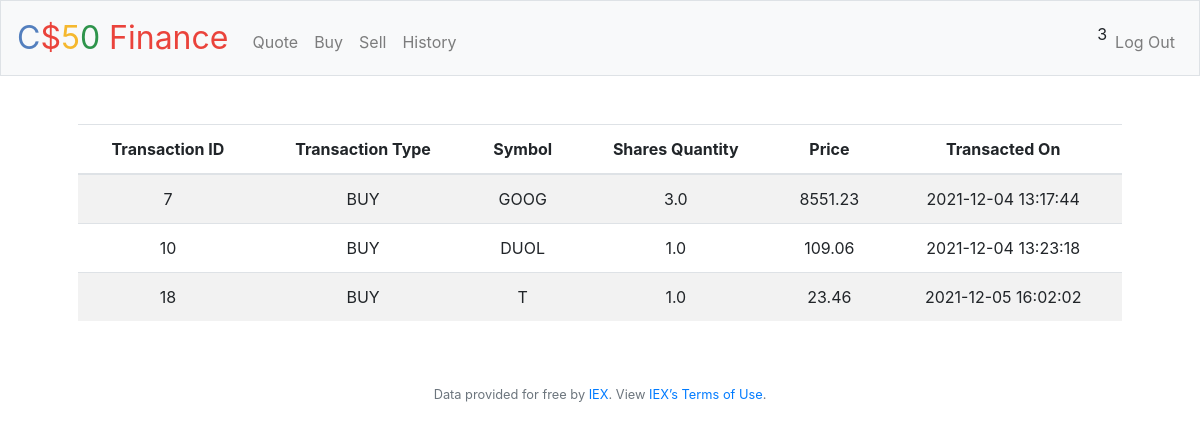
/history (signed in), run on an earlier commit of the app's database.
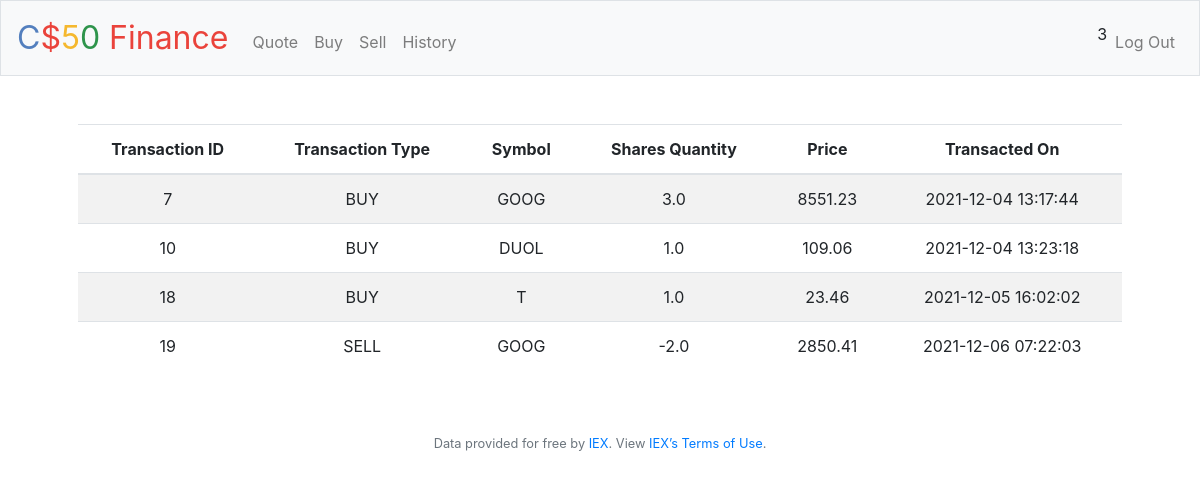
And on a later commit of the database.
### tables this page shows
CREATE TABLE transaction_details (
     transaction_id INTEGER,
     user_id INTEGER,
     asset_ticker TEXT NOT NULL,
     transaction_type TEXT CHECK( transaction_type IN ('BUY','SELL') ) NOT NULL,
     quantity REAL,
     price REAL,
     transaction_date DATETIME DEFAULT current_timestamp,
     PRIMARY KEY(transaction_id),
     FOREIGN KEY (user_id) REFERENCES users(id)
  );

### application.py (the view)
@app.route("/history")
@login_required
def history():
    rows = db.execute("SELECT * FROM transaction_details WHERE user_id=?", session["user_id"])
    return render_template("history.html", rows=rows)

### application.py (called while the page is built)
@app.after_request
def after_request(response):
    response.headers["Cache-Control"] = "no-cache, no-store, must-revalidate"
    response.headers["Expires"] = 0
    response.headers["Pragma"] = "no-cache"
    return response

### helpers.py (called while the page is built)
def login_required(f):
    @wraps(f)
    def decorated_function(*args, **kwargs):
        if session.get("user_id") is None:
            return redirect("/login")
        return f(*args, **kwargs)
    return decorated_function

### templates/history.html (shortened to what this page needs)
{% extends "layout.html" %}
{% block main %}
        <div>
            <table class="table table-striped">
              <thead>
                <tr>
                    <th scope="col">Transaction ID</th>
                    <th scope="col">Transaction Type</th>
                    <th scope="col">Symbol</th>
                    <th scope="col">Shares Quantity</th>
                    <th scope="col">Price</th>
                    <th scope="col">Transacted On</th>
                </tr>
              </thead>
              <tbody>
                {% for row in rows %}
                    <tr>
                        <td>{{row.transaction_id}}</td>
                        <td>{{row.transaction_type}}</td>
                        <td scope="row">{{row.asset_ticker}}</td>
                        <td>{{row.quantity}}</td>
                        <td>{{row.price}}</td>
                        <td>{{row.transaction_date}}</td>
                    </tr>
                {% endfor %}
              </tbody>
            </table>
        </div>
{% endblock %}

### templates/layout.html (shortened to what this page needs)
<!DOCTYPE html>
<html lang="en">
    <head>
        <link rel="stylesheet" href="https://cdn.jsdelivr.net/npm/bootstrap@4.5.3/dist/css/bootstrap.min.css">
        <link href="/static/styles.css" rel="stylesheet">
    </head>
    <body>
        <nav class="navbar navbar-expand-md navbar-light bg-light border">
            <a class="navbar-brand" href="/"><span class="blue">C</span><span class="red">$</span><span class="yellow">5</span><span class="green">0</span> <span class="red">Finance</span></a>
            <div class="collapse navbar-collapse" id="navbar">
                {% if session.user_id %}
                    <ul class="navbar-nav mr-auto mt-2">
                        <li class="nav-item"><a class="nav-link" href="/quote">Quote</a></li>
                        <li class="nav-item"><a class="nav-link" href="/buy">Buy</a></li>
                        <li class="nav-item"><a class="nav-link" href="/sell">Sell</a></li>
                        <li class="nav-item"><a class="nav-link" href="/history">History</a></li>
                    </ul>
                    <ul class="navbar-nav ml-auto mt-2">
                        {{session['user_id']}}
                        <li class="nav-item"><a class="nav-link" href="/logout">Log Out</a></li>
                    </ul>
                {% else %}
                    <ul class="navbar-nav ml-auto mt-2">
                        <li class="nav-item"><a class="nav-link" href="/register">Register</a></li>
                        <li class="nav-item"><a class="nav-link" href="/login">Log In</a></li>
                    </ul>
                {% endif %}
            </div>
        </nav>
        <main class="container p-5 text-center">
            {% block main %}{% endblock %}
        </main>
        <footer class="small text-center text-muted">
            Data provided for free by <a href="https://iextrading.com/developer">IEX</a>. View <a href="https://iextrading.com/api-exhibit-a/">IEX’s Terms of Use</a>.
        </footer>
    </body>
</html>

### static/styles.css (style rules this page uses)
nav .navbar-brand { font-size: xx-large; }
nav .navbar-brand .blue { color: #537fbe; }
nav .navbar-brand .red { color: #ea433b; }
nav .navbar-brand .yellow { color: #f5b82e; }
nav .navbar-brand .green { color: #2e944b; }
main { overflow-x: auto; text-align: center; }

What changed in the data, as far as the page shows it:
added transaction_details: transaction_id "19", transaction_type "SELL", asset_ticker "GOOG", quantity "-2.0", price "2850.41", transaction_date "2021-12-06 07:22:03"
